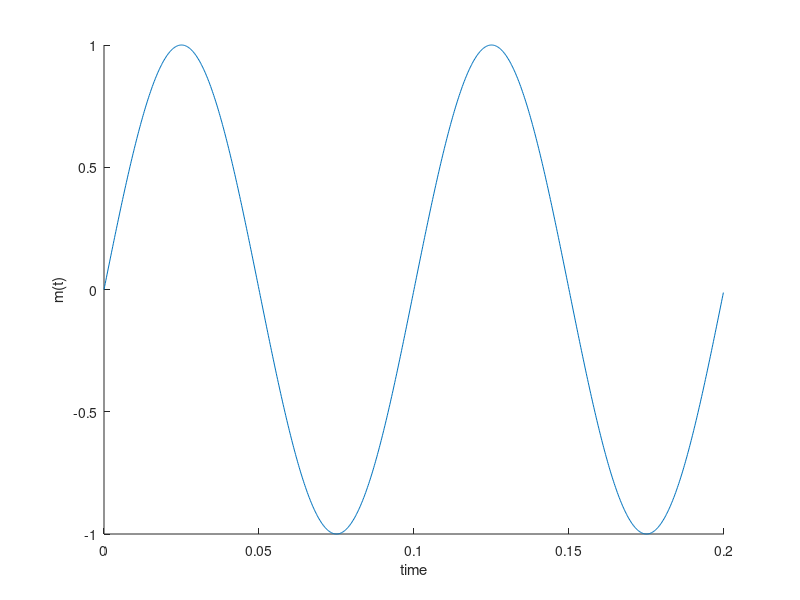
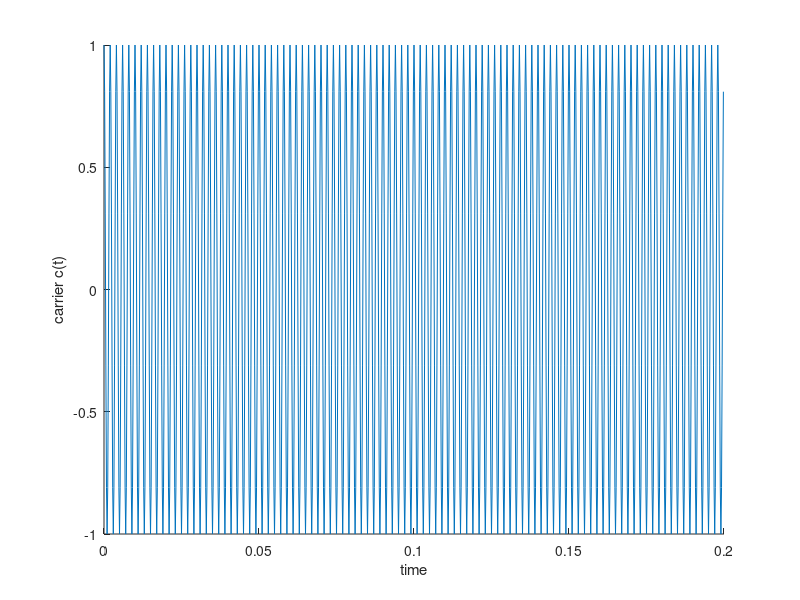
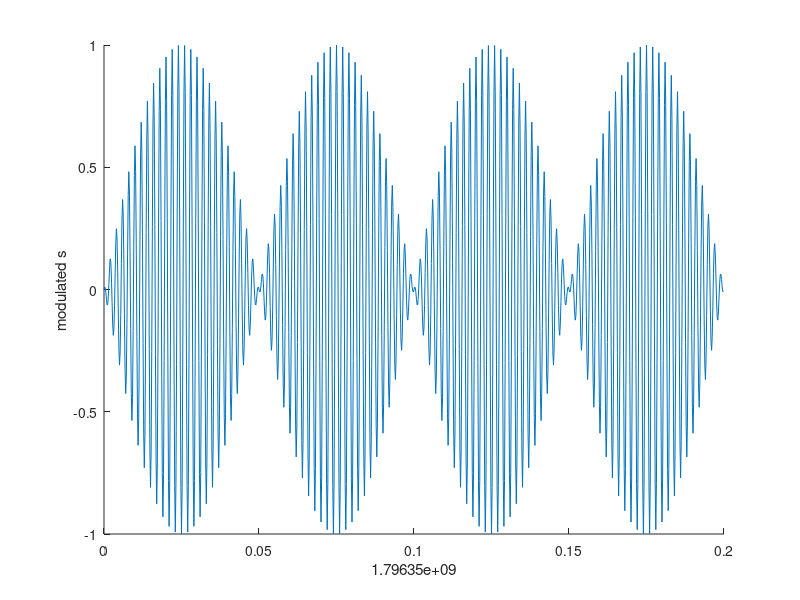
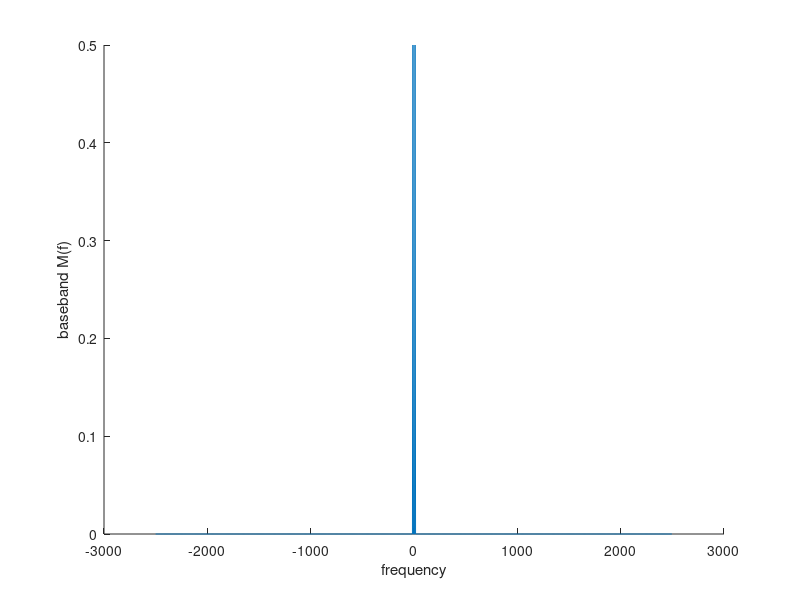

These figures' MATLAB source, in order:
clc;
clear;
close all;
%%fm=100;
%%fc=10000;
fm=10;
fc=500;

%%Time domain

ts=0.1/fc;


%%plotting period

T=2/fm;
%% number of samples
N=ceil(T/ts);

%%time vector
t=0:ts:((N-1)*ts);

%%frequency domain


fs=1/ts;
df=fs/N;

%%even
if(rem(N,2)==0)
f=-(0.5*fs):df:(0.5*fs-df);

else %%odd
f= -(0.5*fs-0.5*df):df:(0.5*fs-0.5*df);

end


%%baseband signal
m=sin(2*pi*fm*t);
figure(1)
plot(t,m)
xlabel("time")
ylabel("m(t)")
box off


%%carrier frequency
c=cos(2*pi*fc*t);
figure(2)
plot(t,c)
ylabel("carrier c(t)")
xlabel("time")
box off


%%modulated signal
s=m.*c;
figure(3)
plot(t,s)
xlabel(time)
ylabel("modulated s")
box off

%%spectrum
M=fftshift(fft(m)*(1/N));
figure(4)
plot(f,abs(M))
xlabel("frequency")
ylabel("baseband M(f)")
box off



S=fftshift(fft(s)*(1/N));
figure(5)
plot(f,abs(S))
xlabel("frequency")
ylabel("modulated S(f)")
box off
